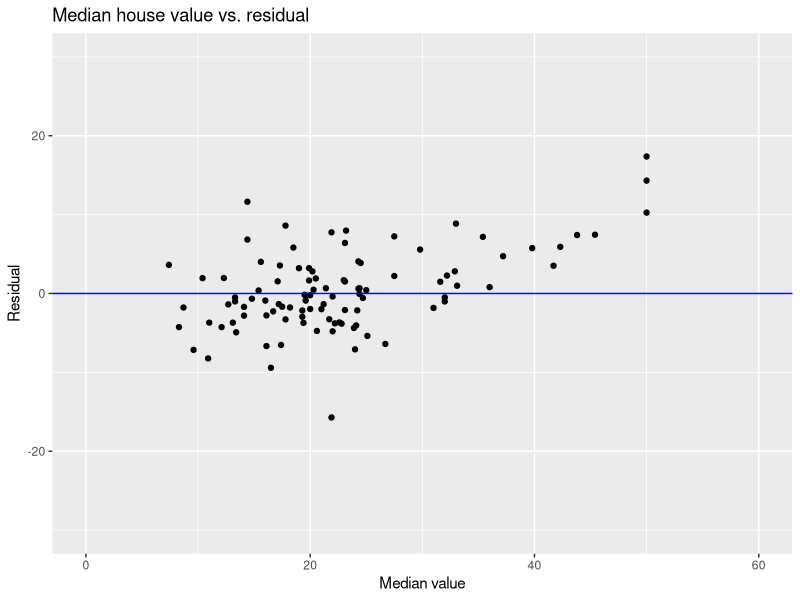
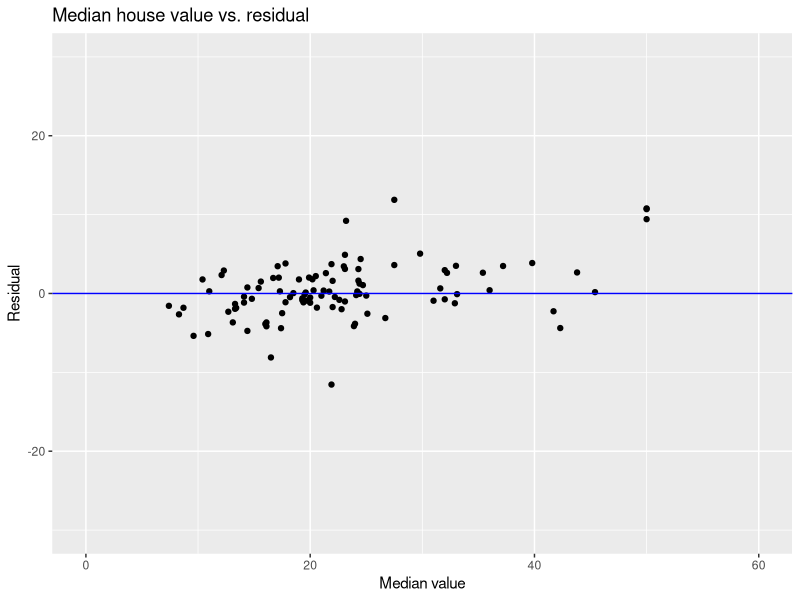

The R source for these figures, in order:
#install and load packages
install.packages("randomForest")
library(tidyverse)
library(randomForest)



set.seed(123) ## FIX THE RANDOM NUMBER GENERATOR FOR REPRODUCIBILITY

# Prepare datas
housing <- read_csv("housing.csv")

train <- housing %>% sample_frac(0.8)
test <- housing %>% setdiff(train)

f <- medv ~ chas + dis + lstat + nox + ptratio + rm

# Compute R square statustic for the data
rsqr <- function(y, yhat) {
  ss.res <- sum((y - yhat)^2)
  ss.tot <- sum((y - mean(y))^2)
  
  1 - ss.res / ss.tot
}

#-----------------------------------------------------------LINEAR REGRESSION-------------------------------------------------------
model <- lm(f, data = train)

summary(model)

# Use predict function to predict the results for the test data
yhat <- predict(model, test)

# Create a new variable called test_mod that is made up of variables # in test plus the residual variable
test_mod <- test %>% mutate(residual = medv - yhat)

# Visualise the residual plot
ggplot(test_mod, aes(x=medv, y=residual)) +
  geom_point() + 
  xlim(0, 60) + 
  ylim(-30,30) +
  geom_abline(slope = 0, intercept=0, col = "blue") + 
  ggtitle("Median house value vs. residual") +
  xlab("Median value") + 
  ylab("Residual")



rsqr(test$medv, yhat)




#-----------------------------------------------------------RANDOM FOREST-------------------------------------------------------
# Create a model using randomForest function (using training data)
mdl <- randomForest(f, train)

# Predict the results of the test data
yhat <- predict(mdl, test)

# Display r-squared values
rsqr(test$medv, yhat)

# Create a new variable that has all the columns of the test dataset # plus the residual variable
test_mod <- test %>% mutate(residual = medv - yhat)

# Visualise the residual plot
ggplot(test_mod, aes(x=medv, y=residual)) +
  geom_point() + 
  xlim(0, 60) + 
  ylim(-30,30) +
  geom_abline(slope = 0, intercept=0, col = "blue") + 
  ggtitle("Median house value vs. residual") +
  xlab("Median value") + 
  ylab("Residual")



